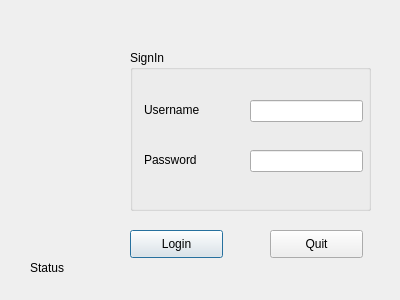
<?xml version="1.0" encoding="UTF-8"?>
<ui version="4.0">
 <class>Login</class>
 <widget class="QDialog" name="Login">
  <property name="geometry">
   <rect>
    <x>0</x>
    <y>0</y>
    <width>400</width>
    <height>300</height>
   </rect>
  </property>
  <property name="windowTitle">
   <string>Dialog</string>
  </property>
  <widget class="QGroupBox" name="groupBox">
   <property name="geometry">
    <rect>
     <x>130</x>
     <y>50</y>
     <width>241</width>
     <height>161</height>
    </rect>
   </property>
   <property name="title">
    <string>SignIn</string>
   </property>
   <widget class="QLineEdit" name="lineEdit_username">
    <property name="geometry">
     <rect>
      <x>120</x>
      <y>50</y>
      <width>113</width>
      <height>22</height>
     </rect>
    </property>
   </widget>
   <widget class="QLabel" name="label_username">
    <property name="geometry">
     <rect>
      <x>14</x>
      <y>50</y>
      <width>71</width>
      <height>20</height>
     </rect>
    </property>
    <property name="text">
     <string>Username</string>
    </property>
   </widget>
   <widget class="QLabel" name="label_password">
    <property name="geometry">
     <rect>
      <x>14</x>
      <y>100</y>
      <width>71</width>
      <height>20</height>
     </rect>
    </property>
    <property name="text">
     <string>Password</string>
    </property>
   </widget>
   <widget class="QLineEdit" name="lineEdit_password">
    <property name="geometry">
     <rect>
      <x>120</x>
      <y>100</y>
      <width>113</width>
      <height>22</height>
     </rect>
    </property>
    <property name="echoMode">
     <enum>QLineEdit::Password</enum>
    </property>
   </widget>
  </widget>
  <widget class="QLabel" name="label">
   <property name="geometry">
    <rect>
     <x>30</x>
     <y>260</y>
     <width>221</width>
     <height>16</height>
    </rect>
   </property>
   <property name="text">
    <string>Status</string>
   </property>
  </widget>
  <widget class="QPushButton" name="pushButton_login">
   <property name="geometry">
    <rect>
     <x>130</x>
     <y>230</y>
     <width>93</width>
     <height>28</height>
    </rect>
   </property>
   <property name="text">
    <string>Login</string>
   </property>
  </widget>
  <widget class="QPushButton" name="pushButton_quit">
   <property name="geometry">
    <rect>
     <x>270</x>
     <y>230</y>
     <width>93</width>
     <height>28</height>
    </rect>
   </property>
   <property name="text">
    <string>Quit</string>
   </property>
  </widget>
  <widget class="QLabel" name="label_pic1">
   <property name="geometry">
    <rect>
     <x>0</x>
     <y>60</y>
     <width>131</width>
     <height>161</height>
    </rect>
   </property>
   <property name="text">
    <string/>
   </property>
   <property name="pixmap">
    <pixmap>F:/Hình ảnh/Saved Pictures/quan ly ban hang.png</pixmap>
   </property>
   <property name="scaledContents">
    <bool>true</bool>
   </property>
  </widget>
 </widget>
 <resources/>
 <connections/>
</ui>
